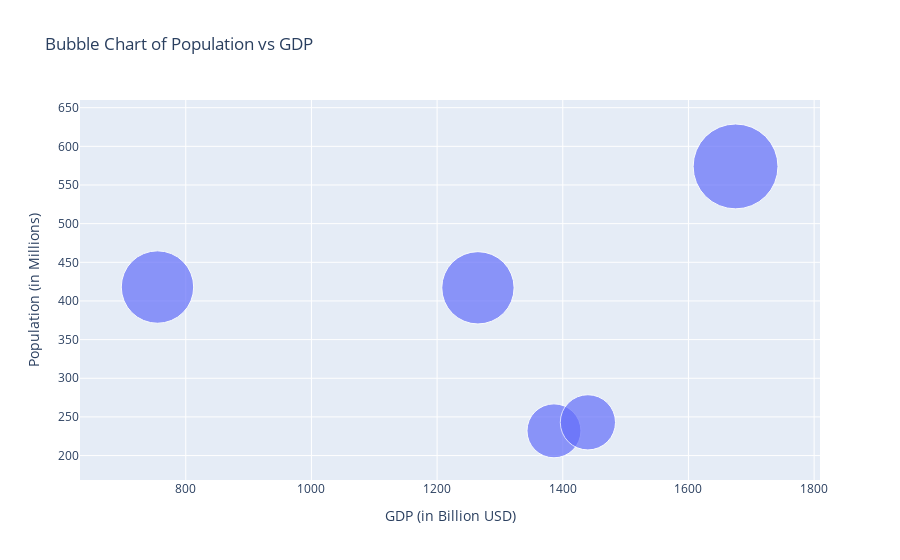

The code cell stored with this chart in its notebook:
### Code cell
#Question 5: Using the given dataset, create a bubble chart to represent each country's population (y-axis), GDP (x-axis), and bubble size proportional to the population.
# np.random.seed(25) 
# data = { 
#     'Country': ['USA', 'Canada', 'UK', 'Germany', 'France'], 
#     'Population': np.random.randint(100, 1000, 5), 
#     'GDP': np.random.randint(500, 2000, 5) 
# } 
# df = pd.DataFrame(data)

import numpy as np
import pandas as pd
import plotly.express as px

# Step 1: Generate the dataset
np.random.seed(25)
data = { 
    'Country': ['USA', 'Canada', 'UK', 'Germany', 'France'], 
    'Population': np.random.randint(100, 1000, 5),  # Random population values
    'GDP': np.random.randint(500, 2000, 5)          # Random GDP values
} 
df = pd.DataFrame(data)

# Step 2: Create a bubble chart using Plotly
fig = px.scatter(df, 
                 x='GDP', 
                 y='Population', 
                 size='Population', 
                 hover_name='Country', 
                 title='Bubble Chart of Population vs GDP',
                 labels={'GDP': 'GDP (in Billion USD)', 'Population': 'Population (in Millions)'},
                 size_max=60)

# Step 3: Show the plot
fig.show()

### Figure 1 — Plotly figure (JSON) as saved in the notebook; plotly's stock layout.template omitted (floating-point values rounded to 4 significant figures)
{"data": [{"hovertemplate": "<b>%{hovertext}</b><br><br>GDP (in Billion USD)=%{x}<br>Population (in Millions)=%{marker.size}<extra></extra>", "hovertext": ["USA", "Canada", "UK", "Germany", "France"], "legendgroup": "", "marker": {"color": "#636efa", "size": [232, 418, 574, 243, 417], "sizemode": "area", "sizeref": 0.1594, "symbol": "circle"}, "mode": "markers", "name": "", "orientation": "v", "showlegend": false, "type": "scatter", "x": [1386, 755, 1675, 1440, 1265], "xaxis": "x", "y": [232, 418, 574, 243, 417], "yaxis": "y"}], "layout": {"legend": {"itemsizing": "constant", "tracegroupgap": 0}, "title": {"text": "Bubble Chart of Population vs GDP"}, "xaxis": {"anchor": "y", "domain": [0, 1], "title": {"text": "GDP (in Billion USD)"}}, "yaxis": {"anchor": "x", "domain": [0, 1], "title": {"text": "Population (in Millions)"}}}}
